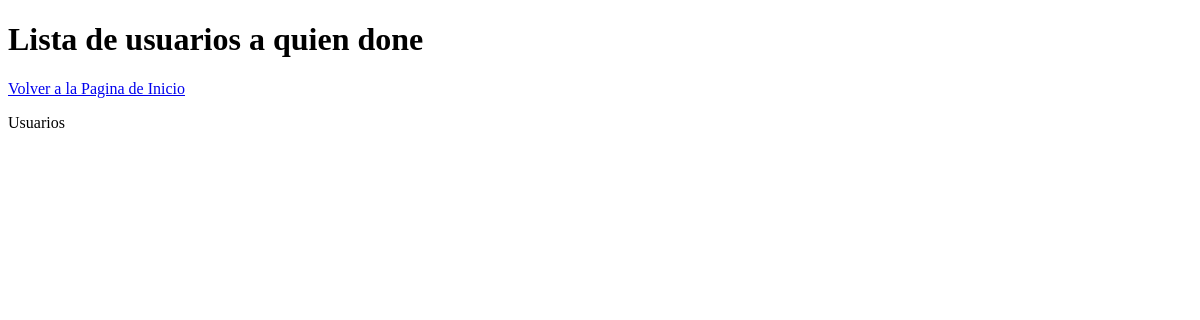
The page /AquienDone (signed in) on the database as committed earlier.
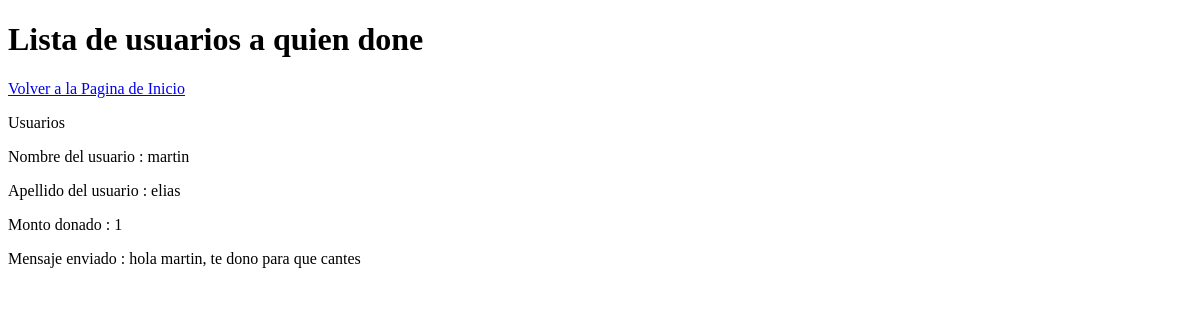
The same page on the database as committed later.
### homePage/models.py (models this page shows, shortened)
class Donacion(models.Model):
		usuarioDonante=models.ForeignKey (infousuario,on_delete=models.SET_NULL, null=True,related_name='usuarioDonante')
		usuarioBen=models.ForeignKey (infousuario,on_delete=models.SET_NULL, null=True,related_name='usuarioBen')
		cantidad =models.PositiveIntegerField(default=0)
		mensaje=models.TextField(max_length=150,default="")

class infousuario(models.Model):
	balance= models.IntegerField(default=0)
	user= models.OneToOneField (User,on_delete=models.CASCADE)
	aficiones= models.ForeignKey(competencias,on_delete=models.CASCADE,null=True)
	es_CreadorDeContenido= models.BooleanField(default=False)
	profile_img=models.ImageField(upload_to='images/profile/',default='images/profile/perfilb.jpg',null=False,blank=False)
	es_Nada= models.BooleanField(default=False)

### homePage/views.py (the view)
# urls.py: url(r'^AquienDone$', views.AquienDone_view, name='ver a quien done'),
@login_required(login_url='/')
def AquienDone_view(request):
	usuario= infousuario.objects.get(user = request.user)
	usuariosQDone=[]
	donadorex=Donacion.objects.filter(usuarioDonante=infousuario.objects.get(user = request.user))
	for item in donadorex:
		if( item.usuarioBen is not None and item.cantidad is not None ):#Si es un libro
			usuariosQDone.append(item)
	return render(request,'AquienDone.html',{'usuariosQDone':usuariosQDone})

### homePage/templates/AquienDone.html (shortened to what this page needs)
<!DOCTYPE html>
<html>
<head>
</head>
<body>
<h1>Lista de usuarios a quien done</h1>
<a href="/HomePage">Volver a la Pagina de Inicio</a>
<p>Usuarios </p>
{% for  Usuarios in usuariosQDone %}
<p>Nombre del usuario : {{Usuarios.usuarioBen.user.first_name}}</p>
<p>Apellido del usuario : {{Usuarios.usuarioBen.user.last_name}}</p>
<p>Monto donado : {{Usuarios.cantidad}}</p>
<p>Mensaje enviado : {{Usuarios.mensaje}}</p>
{%endfor%}
</body>
</html>

Rows that differ between the two databases and show on the page:
added Donacion: usuarioBen.user.first_name "martin", usuarioBen.user.last_name "elias", cantidad "1", mensaje "hola martin, te dono para que cantes"
